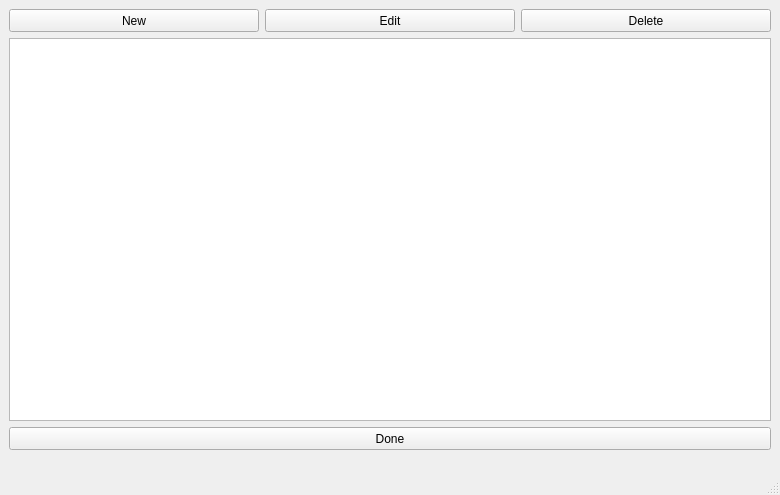
<?xml version="1.0" encoding="UTF-8"?>
<ui version="4.0">
 <class>ProfileManagerGen3</class>
 <widget class="QMainWindow" name="ProfileManagerGen3">
  <property name="geometry">
   <rect>
    <x>0</x>
    <y>0</y>
    <width>780</width>
    <height>495</height>
   </rect>
  </property>
  <property name="windowTitle">
   <string>Profile Manager Gen 3</string>
  </property>
  <widget class="QWidget" name="centralwidget">
   <widget class="QPushButton" name="pushButtonNew">
    <property name="geometry">
     <rect>
      <x>9</x>
      <y>9</y>
      <width>250</width>
      <height>23</height>
     </rect>
    </property>
    <property name="text">
     <string>New</string>
    </property>
   </widget>
   <widget class="QPushButton" name="pushButtonDelete">
    <property name="geometry">
     <rect>
      <x>521</x>
      <y>9</y>
      <width>250</width>
      <height>23</height>
     </rect>
    </property>
    <property name="text">
     <string>Delete</string>
    </property>
   </widget>
   <widget class="QPushButton" name="pushButtonEdit">
    <property name="geometry">
     <rect>
      <x>265</x>
      <y>9</y>
      <width>250</width>
      <height>23</height>
     </rect>
    </property>
    <property name="text">
     <string>Edit</string>
    </property>
   </widget>
   <widget class="QPushButton" name="pushButtonOk">
    <property name="geometry">
     <rect>
      <x>9</x>
      <y>427</y>
      <width>762</width>
      <height>23</height>
     </rect>
    </property>
    <property name="text">
     <string>Done</string>
    </property>
   </widget>
   <widget class="QTableView" name="tableView">
    <property name="geometry">
     <rect>
      <x>9</x>
      <y>38</y>
      <width>762</width>
      <height>383</height>
     </rect>
    </property>
   </widget>
  </widget>
  <widget class="QMenuBar" name="menubar">
   <property name="geometry">
    <rect>
     <x>0</x>
     <y>0</y>
     <width>780</width>
     <height>21</height>
    </rect>
   </property>
  </widget>
  <widget class="QStatusBar" name="statusbar"/>
 </widget>
 <resources/>
 <connections/>
</ui>
